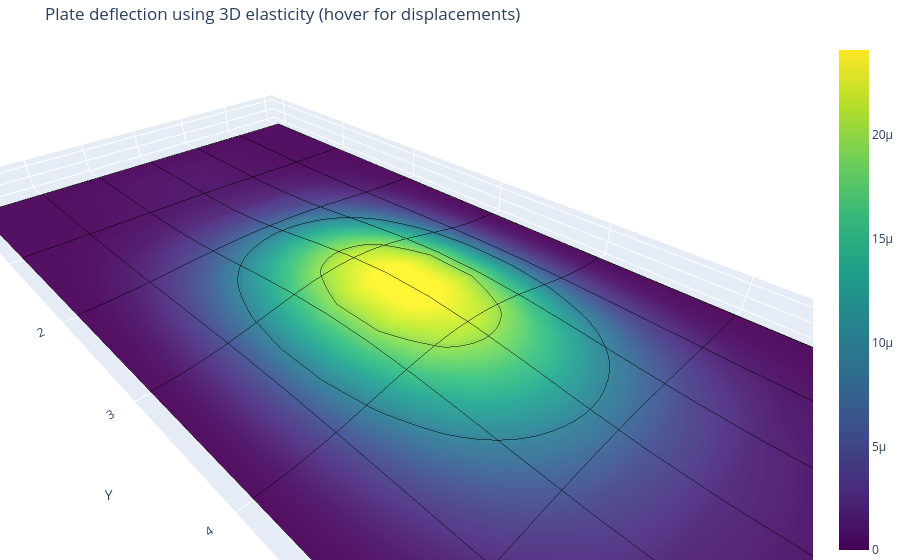

The code cell stored with this chart in its notebook:
### Markdown cell above
#### Plotting in 3D using plotly

### Code cell
import plotly.graph_objects as go

scale = 1e4  # deformation scaling factor

X_def = X + scale * U
Y_def = Y + scale * V
Z_def = Z + scale * W

# Pre-compute the 3D hover text array
# Using scientific notation for displacements since they are typically small (e.g., CLPT W.max ~ 2.7e-5)
hover_text = np.empty((nx, ny, nz), dtype=object)
for i in range(nx):
    for j in range(ny):
        for k in range(nz):
            hover_text[i, j, k] = (
                f"U: {U[i,j,k]:.4e}<br>"
                f"V: {V[i,j,k]:.4e}<br>"
                f"W: {W[i,j,k]:.4e}"
            )

# Clean hovertemplate formatting
# <extra></extra> hides the redundant secondary trace-name box
htemp = (
    "x: %{x:.4f}<br>"
    "y: %{y:.4f}<br>"
    "z (def): %{z:.4f}<br>"
    "---<br>"
    "%{text}"
    "<extra></extra>" 
)

fig = go.Figure()

# Plot the in-plane layers (Z-planes)
for k in range(nz):
    fig.add_trace(go.Surface(
        x=X_def[:, :, k],
        y=Y_def[:, :, k],
        z=Z_def[:, :, k],
        surfacecolor=W[:, :, k],
        text=hover_text[:, :, k],
        hovertemplate=htemp,
        colorscale='Viridis',
        opacity=0.9,
        showscale=(k == 0), 
        name=f'Z-Layer {k}'
    ))

# Plot the Y-boundary faces (front and back)
for j in [0, ny - 1]:
    fig.add_trace(go.Surface(
        x=X_def[:, j, :],
        y=Y_def[:, j, :],
        z=Z_def[:, j, :],
        surfacecolor=W[:, j, :],
        text=hover_text[:, j, :],
        hovertemplate=htemp,
        colorscale='Viridis',
        showscale=False
    ))

# Plot the X-boundary faces (left and right)
for i in [0, nx - 1]:
    fig.add_trace(go.Surface(
        x=X_def[i, :, :],
        y=Y_def[i, :, :],
        z=Z_def[i, :, :],
        surfacecolor=W[i, :, :],
        text=hover_text[i, :, :],
        hovertemplate=htemp,
        colorscale='Viridis',
        showscale=False
    ))

# Configure layout 
fig.update_layout(
    title='Plate deflection using 3D elasticity (hover for displacements)',
    scene=dict(
        xaxis_title='X',
        yaxis_title='Y',
        zaxis_title='Z',
        aspectmode='data'
    ),
    margin=dict(l=0, r=0, b=0, t=40)
)

# Force contour lines for the wireframe effect
fig.update_traces(
    contours=dict(
        x=dict(show=True, color='black', width=2),
        y=dict(show=True, color='black', width=2),
        z=dict(show=True, color='black', width=2)
    )
)

fig.show()
